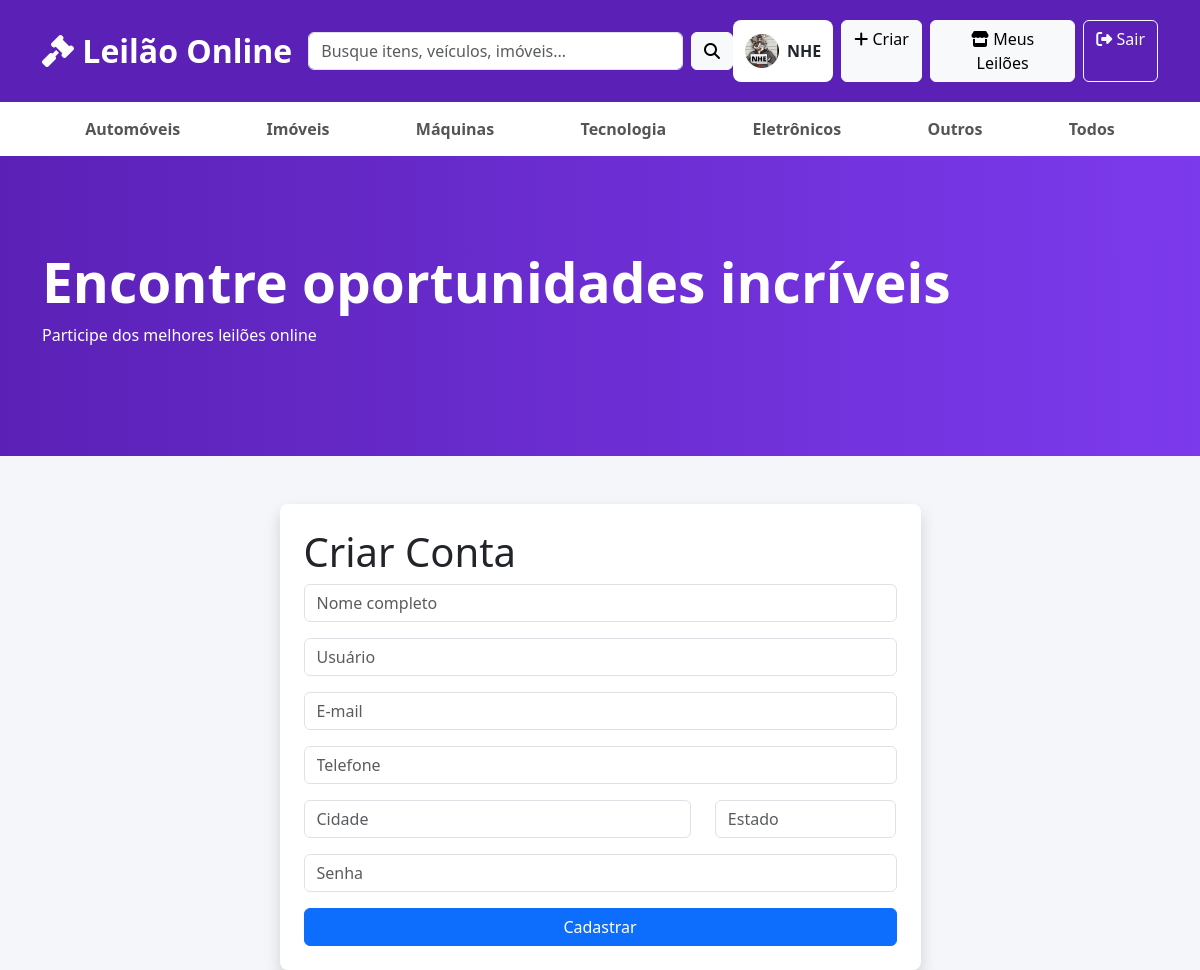
Screenshot of /cadastro (signed in) with the database file from the repository.
### app.py (models this page shows)
class User(UserMixin, db.Model):
    foto = db.Column(
    db.String(200),
    default=FOTO_PADRAO
)
    id = db.Column(
        db.Integer,
        primary_key=True
    )
    username = db.Column(
        db.String(50),
        unique=True,
        nullable=False
    )
    password = db.Column(
        db.String(255),
        nullable=False
    )
    role = db.Column(
        db.String(20),
        default='Usuario'
    )
    nome_completo = db.Column(
        db.String(120)
    )
    telefone = db.Column(
        db.String(30)
    )
    email = db.Column(
        db.String(120)
    )
    cidade = db.Column(
        db.String(80)
    )
    estado = db.Column(
        db.String(2)
    )
    nome_exibicao = db.Column(
        db.String(80)
    )
    biografia = db.Column(
        db.Text
    )
    criado_em = db.Column(
        db.DateTime,
        default=datetime.utcnow
    )
    motivo_banimento = db.Column(
        db.Text
    )
    data_banimento = db.Column(
        db.DateTime
    )
    data_desbanimento = db.Column(
        db.DateTime
    )
    pref_email = db.Column(
        db.Boolean,
        default=True
    )
    pref_novos_lances = db.Column(
        db.Boolean,
        default=True
    )
    pref_leiloes_encerrados = db.Column(
        db.Boolean,
        default=True
    )
    mostrar_cidade = db.Column(
        db.Boolean,
        default=True
    )
    mostrar_telefone = db.Column(
        db.Boolean,
        default=False
    )
    mostrar_email = db.Column(
        db.Boolean,
        default=False
    )
    banido = db.Column(
    db.Boolean,
    default=False
)

### app.py (the view, shortened to what this page needs)
@app.route('/cadastro', methods=['GET','POST'])
def cadastro():
    return render_template(
        'cadastro.html'
    )

### app.py (called while the page is built)
@login_manager.user_loader
def load_user(user_id):
    return User.query.get(int(user_id))

@app.before_request
def bloquear_usuario_banido():
    rotas_livres = {'login', 'logout', 'static', 'cadastro'}
    if (
        current_user.is_authenticated
        and current_user.banido
        and request.endpoint not in rotas_livres
    ):
        logout_user()
        flash("Sua conta foi suspensa. Entre em contato com a administração.")
        return redirect(url_for('login'))

### templates/cadastro.html
{% extends 'base.html' %}
{% block conteudo %}
<div class="row justify-content-center">
<div class="col-md-7">
<div class="card shadow p-4">
<h1>Criar Conta</h1>
<form method="POST">
<input type="text" name="nome_completo" class="form-control mb-3" placeholder="Nome completo" required>
<input type="text" name="username" class="form-control mb-3" placeholder="Usuário" required>
<input type="email" name="email" class="form-control mb-3" placeholder="E-mail" required>
<input type="tel" name="telefone" class="form-control mb-3" placeholder="Telefone" required>
<div class="row">
<div class="col-md-8">
<input type="text" name="cidade" class="form-control mb-3" placeholder="Cidade" required>
</div>
<div class="col-md-4">
<input type="text" name="estado" class="form-control mb-3" placeholder="Estado" maxlength="2" required>
</div>
</div>
<input type="password" name="password" class="form-control mb-3" placeholder="Senha" required>
<button class="btn btn-primary w-100">Cadastrar</button>
</form>
</div>
</div>
</div>
{% endblock %}

### templates/base.html (shortened to what this page needs)
<!DOCTYPE html>
<html lang="pt-br">
<head>
<link
href="https://cdn.jsdelivr.net/npm/bootstrap@5.3.7/dist/css/bootstrap.min.css"
rel="stylesheet">
<link
rel="stylesheet"
href="{{ url_for('static', filename='style.css') }}">
<link
rel="stylesheet"
href="https://cdnjs.cloudflare.com/ajax/libs/font-awesome/6.5.2/css/all.min.css">
</head>
<body>
<nav class="navbar navbar-expand-lg topo">
<div class="container">
<a class="navbar-brand logo" href="/">
<i class="fa-solid fa-gavel"></i>
Leilão Online
</a>
<div
class="collapse navbar-collapse"
id="menu">
<form class="d-flex busca mx-auto">
<input
class="form-control"
placeholder="Busque itens, veículos, imóveis...">
<button
class="btn btn-light ms-2"
type="submit">
<i class="fa-solid fa-magnifying-glass"></i>
</button>
</form>
<div class="d-flex gap-2">
{% if current_user.is_authenticated %}
<a
href="{{ url_for('editar_perfil') }}"
class="nav-profile-link">
<img
src="{{ url_for('static', filename='uploads/' + (current_user.foto or 'sem-imagem.png')) }}"
alt="Foto de perfil"
class="nav-avatar">
<span>{{ current_user.nome_exibicao or current_user.nome_completo or current_user.username }}</span>
</a>
<a
href="/criar_leilao"
class="btn btn-light">
<i class="fa-solid fa-plus"></i>
Criar
</a>
<a
href="/meus_leiloes"
class="btn btn-light">
<i class="fa-solid fa-store"></i>
Meus Leilões
</a>
<a
href="/logout"
class="btn btn-outline-light">
<i class="fa-solid fa-right-from-bracket"></i>
Sair
</a>
{% endif %}
</div>
</div>
</div>
</nav>
<div class="categorias">
<div class="container">
<a href="/?categoria=Automóveis">
Automóveis
</a>
<a href="/?categoria=Imóveis">
Imóveis
</a>
<a href="/?categoria=Máquinas">
Máquinas
</a>
<a href="/?categoria=Tecnologia">
Tecnologia
</a>
<a href="/?categoria=Eletrônicos">
Eletrônicos
</a>
<a href="/?categoria=Outros">
Outros
</a>
<a href="/">
Todos
</a>
</div>
</div>
<div class="banner">
<div class="container">
<h1>
Encontre oportunidades incríveis
</h1>
<p>
Participe dos melhores leilões online
</p>
</div>
</div>
<div class="container mt-5">
{% block conteudo %}
{% endblock %}
</div>
</body>
</html>

### static/style.css (style rules this page uses)
body { background:#f4f6f9; }
.topo { background:#5b21b6; padding:20px; }
.logo { font-size:32px; font-weight:bold; color:white !important; }
.busca { width:50%; }
.categorias { background:white; padding:15px; box-shadow:0 2px 10px rgba(0,0,0,.08); }
.categorias .container { display:flex; justify-content:space-around; flex-wrap:wrap; }
.categorias a { text-decoration:none; color:#555; font-weight:bold; }
.banner { height:300px; background:linear-gradient( 90deg, #5b21b6, #7c3aed ); color:white; display:flex; align-items:center; }
.banner h1 { font-size:55px; font-weight:bold; }
.card { border:none; border-radius:8px; overflow:hidden; transition:.4s; }
.nav-profile-link { display:flex; align-items:center; gap:8px; padding:6px 12px; border-radius:8px; background:white; color:#212529; text-decoration:none; font-weight:600; max-width:220px; }
.nav-profile-link span { overflow:hidden; text-overflow:ellipsis; white-space:nowrap; }
.nav-avatar, .seller-avatar-sm { width:34px; height:34px; border-radius:50%; object-fit:cover; flex:0 0 auto; }
img.nav-avatar, img.seller-avatar-sm { height:34px; }

### rows the page displays
User: foto (picture), nome_exibicao "NHE"
